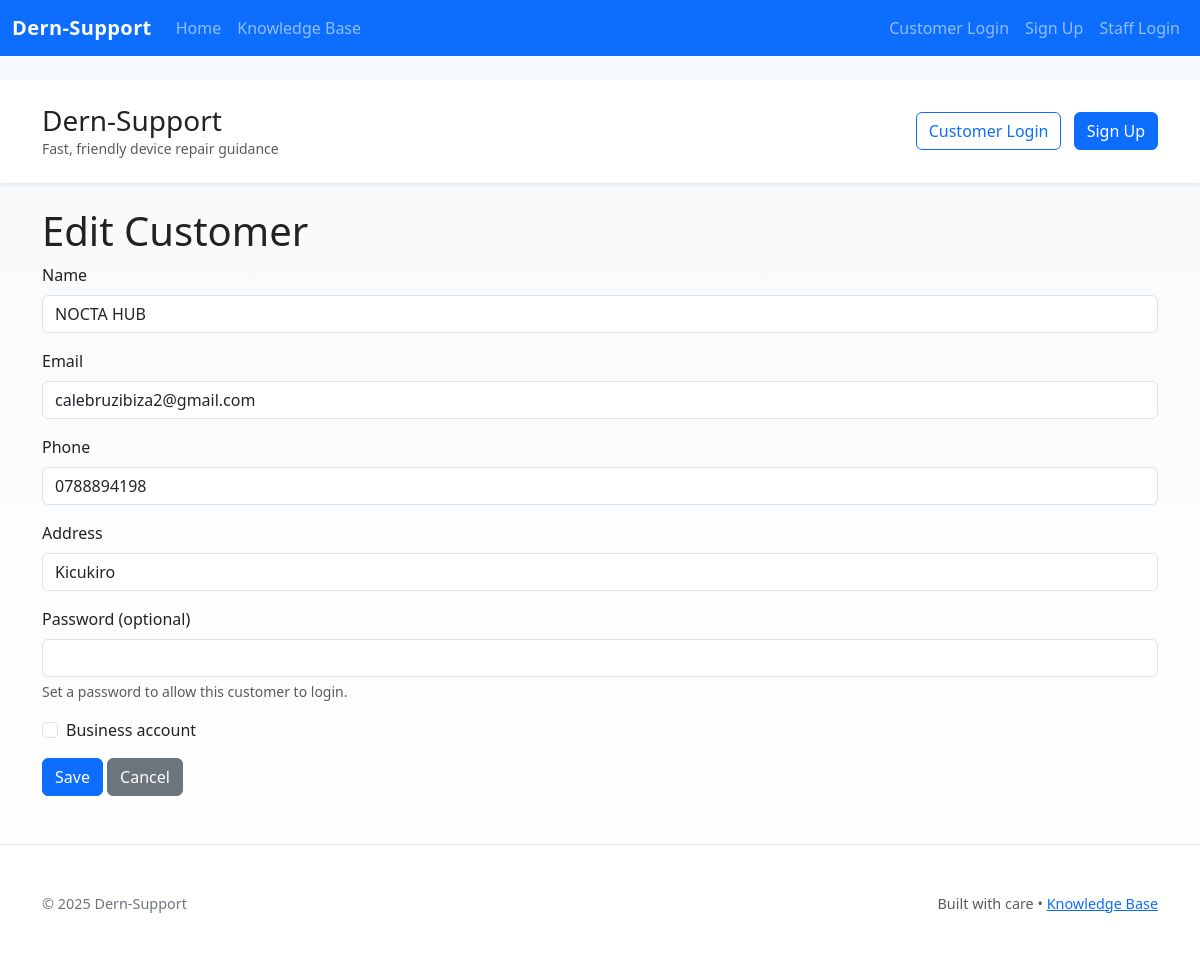
Screenshot of /customers/2/edit with the database file from the repository.
### app.py (models this page shows, shortened)
class Customer(db.Model):
    id = db.Column(db.Integer, primary_key=True)
    name = db.Column(db.String(120), nullable=False)
    email = db.Column(db.String(120))
    phone = db.Column(db.String(50))
    address = db.Column(db.String(255))
    is_business = db.Column(db.Boolean, default=False)
    created_at = db.Column(db.DateTime, default=datetime.utcnow)
    password_hash = db.Column(db.String(255))
    verified = db.Column(db.Boolean, default=False)

### app.py (the view, shortened to what this page needs)
@app.route('/customers/<int:id>/edit', methods=['GET', 'POST'])
def edit_customer(id):
    c = Customer.query.get_or_404(id)
    return render_template('customer_form.html', customer=c)

### templates/customer_form.html
{% extends 'base.html' %}
{% block content %}
  <h1>{{ 'Edit' if customer else 'New' }} Customer</h1>
  <form method="post">
    <div class="mb-3">
      <label class="form-label">Name</label>
      <input class="form-control" name="name" value="{{ customer.name if customer else '' }}" required>
    </div>
    <div class="mb-3">
      <label class="form-label">Email</label>
      <input class="form-control" name="email" value="{{ customer.email if customer else '' }}">
    </div>
    <div class="mb-3">
      <label class="form-label">Phone</label>
      <input class="form-control" name="phone" value="{{ customer.phone if customer else '' }}">
    </div>
    <div class="mb-3">
      <label class="form-label">Address</label>
      <input class="form-control" name="address" value="{{ customer.address if customer else '' }}">
    </div>
    <div class="mb-3">
      <label class="form-label">Password (optional)</label>
      <input class="form-control" name="password" type="password" value="">
      <div class="form-text">Set a password to allow this customer to login.</div>
    </div>
    <div class="form-check mb-3">
      <input class="form-check-input" type="checkbox" name="is_business" id="is_business" {% if customer and customer.is_business %}checked{% endif %}>
      <label class="form-check-label" for="is_business">Business account</label>
    </div>
    <button class="btn btn-primary">Save</button>
    <a class="btn btn-secondary" href="/customers">Cancel</a>
  </form>
{% endblock %}

### static/css/styles.css (style rules this page uses)
:root { --primary:#0d6efd; --muted:#6c757d; }
body { background: linear-gradient(180deg,#f6f9fb 0%, #ffffff 100%); color:#222; }
.btn-primary { background:var(--primary); border-color:var(--primary); }

### rows the page displays
Customer: name "NOCTA HUB", email "calebruzibiza2@gmail.com", phone "0788894198", address "Kicukiro"

### other values shown
{{ 'Edit' if customer else 'New' }} "Edit"
